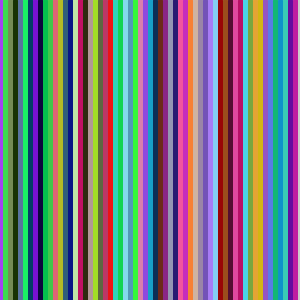
Frame 1 (no input)
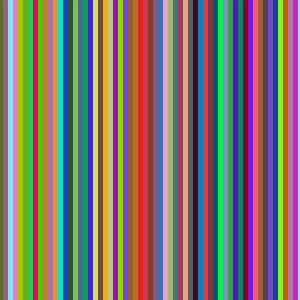
Frame 60 (the mouse pressed at the canvas centre just before this capture)
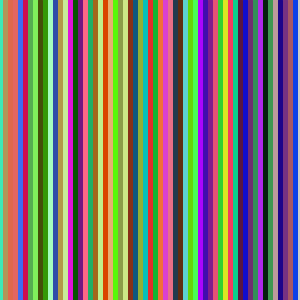
Frame 120 (the mouse held since frame 60 and released just before this capture)

The Processing sketch that drew these frames (run headless with seeded random() and noise(); from frame 60 on, the mouse is pressed at the canvas centre):

// Processing sketch: sketch_130822b
// ── sketch_130822b.pde
void setup(){
  size(300,300);

}
void draw(){

//size(300,300);
for(int i=0;i<width;i=i+5){
  float r=random(255);
  float g=random(255);
  float b=random(255);
  stroke(r,g,b);
  strokeWeight(5);
  line(i,0,i,height);
  
}
}
